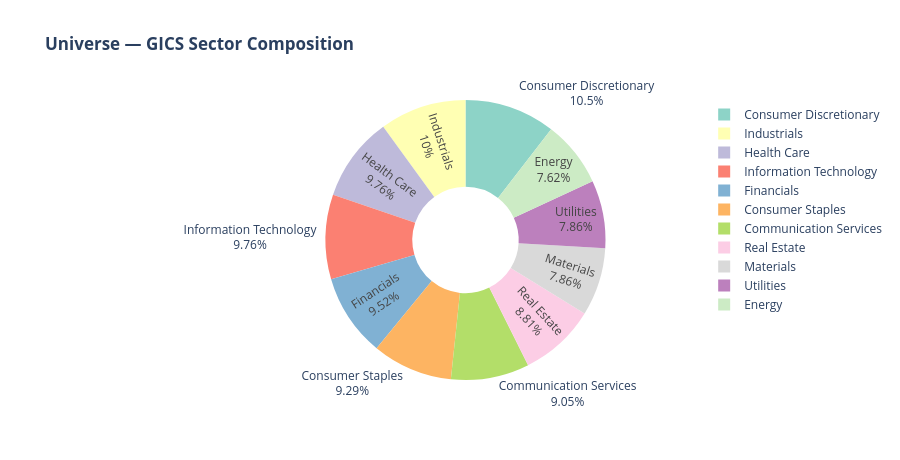
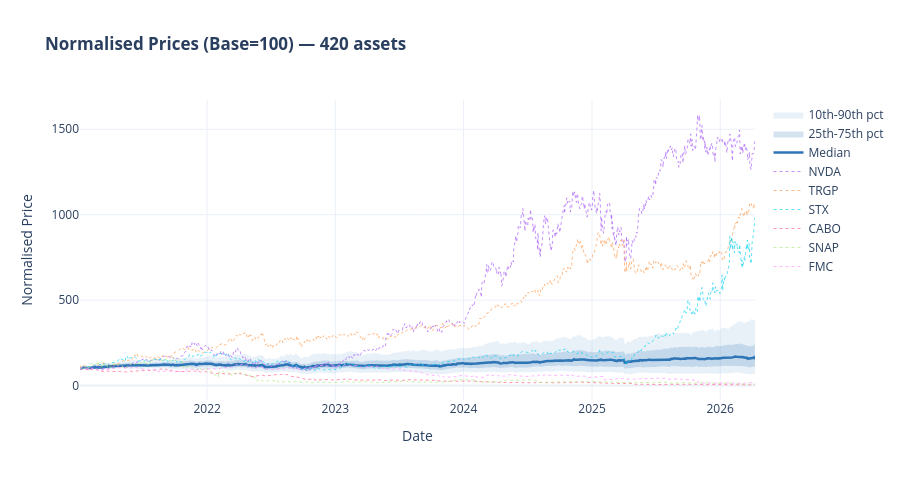
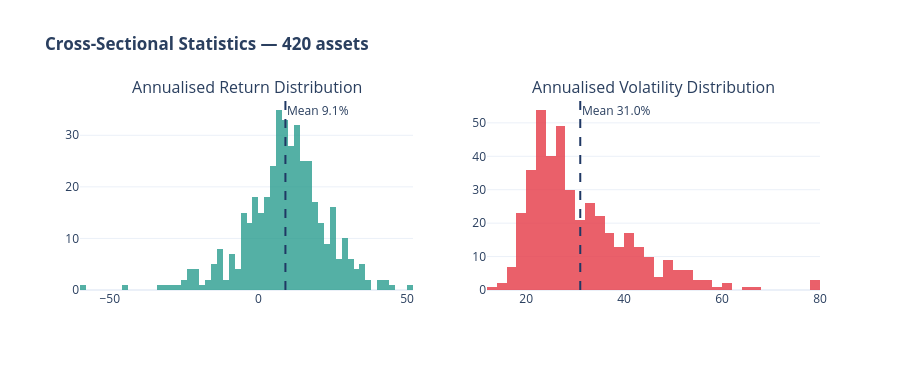

Notebook cell for these charts, in order:
### Code cell
# ── Data visualisations ──────────────────────────────────────

# 1. Sector composition pie
base_secs = [s.replace(" ETF","") for s in STAGS]
sc = pd.Series(base_secs).value_counts()
fig = go.Figure(go.Pie(
    labels=sc.index, values=sc.values, hole=0.38,
    textinfo="label+percent",
    marker=dict(colors=px.colors.qualitative.Set3)))
fig.update_layout(
    title="<b>Universe — GICS Sector Composition</b>",
    template="plotly_white", height=460)
fig.show()

# 2. Normalised price percentile band
norm = RAW_PRICES[ASSETS] / RAW_PRICES[ASSETS].iloc[0] * 100
qs   = {k: norm.quantile(v, axis=1) for k, v in
        dict(p10=.10, p25=.25, p50=.50, p75=.75, p90=.90).items()}
fig2 = go.Figure()
for lo, hi, a in [("p10","p90","0.10"), ("p25","p75","0.20")]:
    xv = qs[lo].index.tolist() + qs[hi].index.tolist()[::-1]
    yv = qs[lo].tolist()       + qs[hi].tolist()[::-1]
    fig2.add_trace(go.Scatter(x=xv, y=yv, fill="toself",
        fillcolor=f"rgba(46,117,182,{a})", line=dict(width=0),
        name=f"{lo[1:]}th-{hi[1:]}th pct", hoverinfo="skip"))
fig2.add_trace(go.Scatter(x=qs["p50"].index, y=qs["p50"], mode="lines",
    line=dict(color="#2E75B6", width=2.5), name="Median"))
for t in norm.iloc[-1].nlargest(3).index:
    fig2.add_trace(go.Scatter(x=norm.index, y=norm[t], mode="lines",
        line=dict(width=1, dash="dot"), name=t, opacity=0.7))
for t in norm.iloc[-1].nsmallest(3).index:
    fig2.add_trace(go.Scatter(x=norm.index, y=norm[t], mode="lines",
        line=dict(width=1, dash="dot"), name=t, opacity=0.7))
fig2.update_layout(
    title=f"<b>Normalised Prices (Base=100) — {N} assets</b>",
    xaxis_title="Date", yaxis_title="Normalised Price",
    hovermode="x unified", template="plotly_white", height=480)
fig2.show()

# 3. Return and volatility distributions
ar = RETS.mean() * 252 * 100
av = RETS.std()  * np.sqrt(252) * 100
fig3 = make_subplots(1, 2,
    subplot_titles=["Annualised Return Distribution",
                    "Annualised Volatility Distribution"])
fig3.add_trace(go.Histogram(x=ar, nbinsx=55,
    marker_color="#2A9D8F", opacity=0.8), row=1, col=1)
fig3.add_trace(go.Histogram(x=av, nbinsx=55,
    marker_color="#E63946", opacity=0.8), row=1, col=2)
fig3.add_vline(x=ar.mean(), line=dict(color="#1F3864", dash="dash", width=2),
    annotation_text=f"Mean {ar.mean():.1f}%", row=1, col=1)
fig3.add_vline(x=av.mean(), line=dict(color="#1F3864", dash="dash", width=2),
    annotation_text=f"Mean {av.mean():.1f}%", row=1, col=2)
fig3.update_layout(title=f"<b>Cross-Sectional Statistics — {N} assets</b>",
    template="plotly_white", height=370, showlegend=False)
fig3.show()

### Figure 1 — Plotly figure (JSON) as saved in the notebook; plotly's stock layout.template omitted (floating-point values rounded to 4 significant figures)
{"data": [{"hole": 0.38, "labels": ["Consumer Discretionary", "Industrials", "Health Care", "Information Technology", "Financials", "Consumer Staples", "Communication Services", "Real Estate", "Materials", "Utilities", "Energy"], "marker": {"colors": ["rgb(141,211,199)", "rgb(255,255,179)", "rgb(190,186,218)", "rgb(251,128,114)", "rgb(128,177,211)", "rgb(253,180,98)", "rgb(179,222,105)", "rgb(252,205,229)", "rgb(217,217,217)", "rgb(188,128,189)", "rgb(204,235,197)", "rgb(255,237,111)"]}, "textinfo": "label+percent", "type": "pie", "values": [44, 42, 41, 41, 40, 39, 38, 37, 33, 33, 32]}], "layout": {"height": 460, "title": {"text": "<b>Universe — GICS Sector Composition</b>"}}}

### Figure 2 — Plotly figure (JSON) as saved in the notebook; plotly's stock layout.template omitted (floating-point values rounded to 4 significant figures; data arrays with more than 128 entries replaced by an {"elided": "..."} marker saying what was removed)
{"data": [{"fill": "toself", "fillcolor": "rgba(46,117,182,0.10)", "hoverinfo": "skip", "line": {"width": 0}, "name": "10th-90th pct", "type": "scatter", "x": {"elided": "2646 str values"}, "y": {"elided": "2646 float values"}}, {"fill": "toself", "fillcolor": "rgba(46,117,182,0.20)", "hoverinfo": "skip", "line": {"width": 0}, "name": "25th-75th pct", "type": "scatter", "x": {"elided": "2646 str values"}, "y": {"elided": "2646 float values"}}, {"line": {"color": "#2E75B6", "width": 2.5}, "mode": "lines", "name": "Median", "type": "scatter", "x": {"elided": "1323 str values"}, "y": {"elided": "1323 float values"}}, {"line": {"dash": "dot", "width": 1}, "mode": "lines", "name": "NVDA", "opacity": 0.7, "type": "scatter", "x": {"elided": "1323 str values"}, "y": {"elided": "1323 float values"}}, {"line": {"dash": "dot", "width": 1}, "mode": "lines", "name": "TRGP", "opacity": 0.7, "type": "scatter", "x": {"elided": "1323 str values"}, "y": {"elided": "1323 float values"}}, {"line": {"dash": "dot", "width": 1}, "mode": "lines", "name": "STX", "opacity": 0.7, "type": "scatter", "x": {"elided": "1323 str values"}, "y": {"elided": "1323 float values"}}, {"line": {"dash": "dot", "width": 1}, "mode": "lines", "name": "CABO", "opacity": 0.7, "type": "scatter", "x": {"elided": "1323 str values"}, "y": {"elided": "1323 float values"}}, {"line": {"dash": "dot", "width": 1}, "mode": "lines", "name": "SNAP", "opacity": 0.7, "type": "scatter", "x": {"elided": "1323 str values"}, "y": {"elided": "1323 float values"}}, {"line": {"dash": "dot", "width": 1}, "mode": "lines", "name": "FMC", "opacity": 0.7, "type": "scatter", "x": {"elided": "1323 str values"}, "y": {"elided": "1323 float values"}}], "layout": {"height": 480, "hovermode": "x unified", "title": {"text": "<b>Normalised Prices (Base=100) — 420 assets</b>"}, "xaxis": {"title": {"text": "Date"}}, "yaxis": {"title": {"text": "Normalised Price"}}}}

### Figure 3 — Plotly figure (JSON) as saved in the notebook; plotly's stock layout.template omitted (floating-point values rounded to 4 significant figures; data arrays with more than 128 entries replaced by an {"elided": "..."} marker saying what was removed)
{"data": [{"marker": {"color": "#2A9D8F"}, "nbinsx": 55, "opacity": 0.8, "type": "histogram", "x": {"elided": "420 float values"}, "xaxis": "x", "yaxis": "y"}, {"marker": {"color": "#E63946"}, "nbinsx": 55, "opacity": 0.8, "type": "histogram", "x": {"elided": "420 float values"}, "xaxis": "x2", "yaxis": "y2"}], "layout": {"annotations": [{"font": {"size": 16}, "showarrow": false, "text": "Annualised Return Distribution", "x": 0.225, "xanchor": "center", "xref": "paper", "y": 1, "yanchor": "bottom", "yref": "paper"}, {"font": {"size": 16}, "showarrow": false, "text": "Annualised Volatility Distribution", "x": 0.775, "xanchor": "center", "xref": "paper", "y": 1, "yanchor": "bottom", "yref": "paper"}, {"showarrow": false, "text": "Mean 9.1%", "x": 9.092, "xanchor": "left", "xref": "x", "y": 1, "yanchor": "top", "yref": "y domain"}, {"showarrow": false, "text": "Mean 31.0%", "x": 31.04, "xanchor": "left", "xref": "x2", "y": 1, "yanchor": "top", "yref": "y2 domain"}], "height": 370, "shapes": [{"line": {"color": "#1F3864", "dash": "dash", "width": 2}, "type": "line", "x0": 9.092, "x1": 9.092, "xref": "x", "y0": 0, "y1": 1, "yref": "y domain"}, {"line": {"color": "#1F3864", "dash": "dash", "width": 2}, "type": "line", "x0": 31.04, "x1": 31.04, "xref": "x2", "y0": 0, "y1": 1, "yref": "y2 domain"}], "showlegend": false, "title": {"text": "<b>Cross-Sectional Statistics — 420 assets</b>"}, "xaxis": {"anchor": "y", "domain": [0, 0.45]}, "xaxis2": {"anchor": "y2", "domain": [0.55, 1]}, "yaxis": {"anchor": "x", "domain": [0, 1]}, "yaxis2": {"anchor": "x2", "domain": [0, 1]}}}
